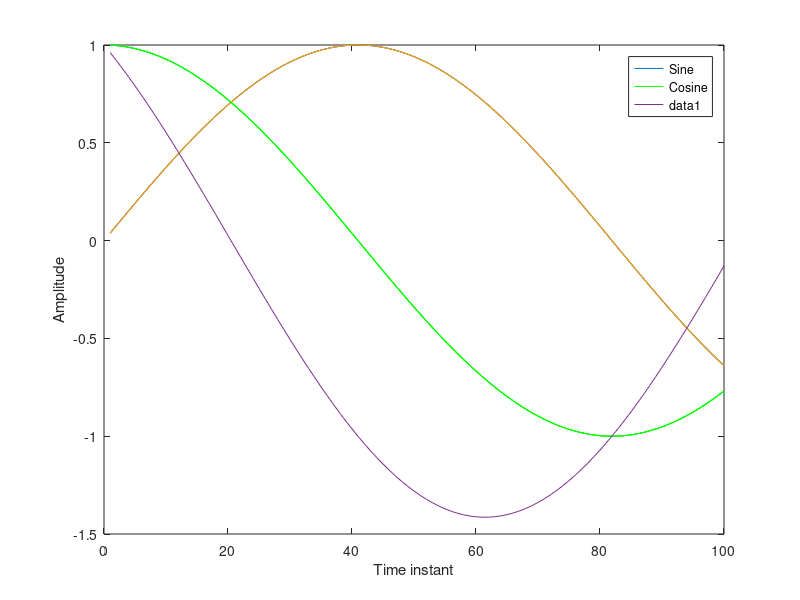

Source code (MATLAB):
%
%

%Numbers from 1 to 100.
t1=1:100

%%
%Dimensions of "Matrix t". Even a scalar is matrix in Matlab (Matrix laboratory)
l=length(t1)
d=size(t1)

%%
%Transpose of t.
tp=t1'
size(tp)

%%
%100 samples from 50Hz sinusoidal signal sampled at frequency of 8192Hz.
f=50
F=8192
y=sin(2*pi*t1*(f/F))
plot(t1,y)

%%
%Another signal into the same plot.

y2=cos(2*pi*t1*(f/F))

plot(t1,y)
hold on
plot(t1,y2,'g')


%%
%Dimensions to the axes.
plot(t1,y)
hold on
plot(t1,y2,'g')
xlabel('Time instant');
ylabel('Amplitude')

%%
%Legends to the graphs.
plot(t1,y)
hold on
plot(t1,y2,'g')
xlabel('Time instant');
ylabel('Amplitude')
legend('Sine','Cosine');

%%

%difference of signals y and y2.
d1=y2-y;
plot(d1);